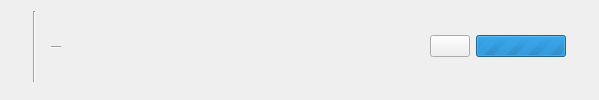
<?xml version="1.0" encoding="UTF-8"?>
<ui version="4.0">
 <class>song</class>
 <widget class="QWidget" name="song">
  <property name="geometry">
   <rect>
    <x>0</x>
    <y>0</y>
    <width>599</width>
    <height>100</height>
   </rect>
  </property>
  <property name="sizePolicy">
   <sizepolicy hsizetype="Expanding" vsizetype="Fixed">
    <horstretch>0</horstretch>
    <verstretch>0</verstretch>
   </sizepolicy>
  </property>
  <property name="minimumSize">
   <size>
    <width>0</width>
    <height>80</height>
   </size>
  </property>
  <property name="windowTitle">
   <string>Form</string>
  </property>
  <layout class="QHBoxLayout" name="horizontalLayout">
   <item>
    <widget class="QWidget" name="widget_2" native="true">
     <property name="sizePolicy">
      <sizepolicy hsizetype="Expanding" vsizetype="Fixed">
       <horstretch>0</horstretch>
       <verstretch>0</verstretch>
      </sizepolicy>
     </property>
     <property name="minimumSize">
      <size>
       <width>0</width>
       <height>80</height>
      </size>
     </property>
     <layout class="QHBoxLayout" name="horizontalLayout_2">
      <property name="topMargin">
       <number>0</number>
      </property>
      <item>
       <widget class="QLabel" name="labelTrackNumber">
        <property name="sizePolicy">
         <sizepolicy hsizetype="Maximum" vsizetype="Fixed">
          <horstretch>0</horstretch>
          <verstretch>0</verstretch>
         </sizepolicy>
        </property>
        <property name="text">
         <string/>
        </property>
       </widget>
      </item>
      <item>
       <widget class="Line" name="line_2">
        <property name="orientation">
         <enum>Qt::Vertical</enum>
        </property>
       </widget>
      </item>
      <item>
       <widget class="QWidget" name="widget" native="true">
        <layout class="QVBoxLayout" name="verticalLayout">
         <item>
          <widget class="QLabel" name="labelSongTitle">
           <property name="sizePolicy">
            <sizepolicy hsizetype="Preferred" vsizetype="Maximum">
             <horstretch>0</horstretch>
             <verstretch>0</verstretch>
            </sizepolicy>
           </property>
           <property name="font">
            <font>
             <pointsize>12</pointsize>
             <weight>75</weight>
             <bold>true</bold>
            </font>
           </property>
           <property name="text">
            <string/>
           </property>
          </widget>
         </item>
         <item>
          <widget class="Line" name="line">
           <property name="orientation">
            <enum>Qt::Horizontal</enum>
           </property>
          </widget>
         </item>
         <item>
          <widget class="QLabel" name="labelSongArtists">
           <property name="sizePolicy">
            <sizepolicy hsizetype="Preferred" vsizetype="Maximum">
             <horstretch>0</horstretch>
             <verstretch>0</verstretch>
            </sizepolicy>
           </property>
           <property name="font">
            <font>
             <italic>true</italic>
            </font>
           </property>
           <property name="text">
            <string/>
           </property>
          </widget>
         </item>
        </layout>
       </widget>
      </item>
      <item>
       <spacer name="horizontalSpacer">
        <property name="orientation">
         <enum>Qt::Horizontal</enum>
        </property>
        <property name="sizeHint" stdset="0">
         <size>
          <width>507</width>
          <height>20</height>
         </size>
        </property>
       </spacer>
      </item>
      <item>
       <widget class="QLabel" name="labelDuration">
        <property name="text">
         <string/>
        </property>
       </widget>
      </item>
      <item>
       <widget class="QPushButton" name="buttonDownload">
        <property name="cursor">
         <cursorShape>PointingHandCursor</cursorShape>
        </property>
        <property name="text">
         <string/>
        </property>
        <property name="icon">
         <iconset resource="../../assets/ressource.qrc">
          <normaloff>:/images/images/download.png</normaloff>:/images/images/download.png</iconset>
        </property>
       </widget>
      </item>
      <item>
       <widget class="QProgressBar" name="progressBar">
        <property name="sizePolicy">
         <sizepolicy hsizetype="Fixed" vsizetype="Fixed">
          <horstretch>0</horstretch>
          <verstretch>0</verstretch>
         </sizepolicy>
        </property>
        <property name="minimumSize">
         <size>
          <width>90</width>
          <height>10</height>
         </size>
        </property>
        <property name="maximum">
         <number>0</number>
        </property>
        <property name="value">
         <number>-1</number>
        </property>
       </widget>
      </item>
      <item>
       <widget class="QLabel" name="labelDownloadFinished">
        <property name="text">
         <string/>
        </property>
       </widget>
      </item>
     </layout>
    </widget>
   </item>
  </layout>
 </widget>
 <resources>
  <include location="../../assets/ressource.qrc"/>
 </resources>
 <connections/>
</ui>
